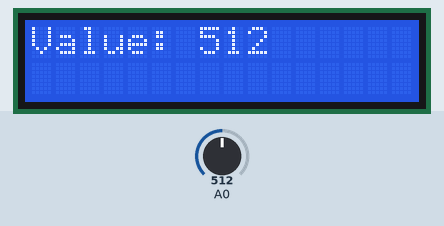
This sketch was run on a simulated Arduino Uno, built with avr-gcc and run on an emulated ATmega328P. On the bench: 16×2 character LCD. The inputs (shaded band) are chosen by the test bench; at power-on: A0 = 512.

Above: at 1.2 s.
1.3 s: A0 set to 716
At 2.3 s:
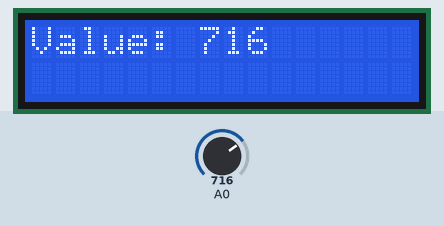
3.1 s: A0 set to 900
At 3.4 s:
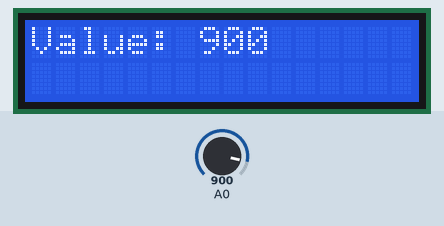
4.6 s: A0 set to 1023
At 5.7 s:
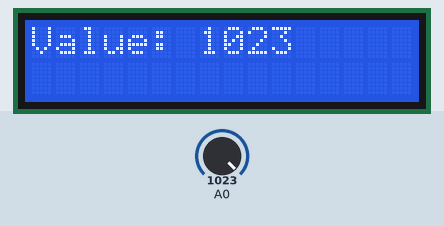
Timing chart, 0 to 7.6 s (numbered marks = the images above; inputs shaded):
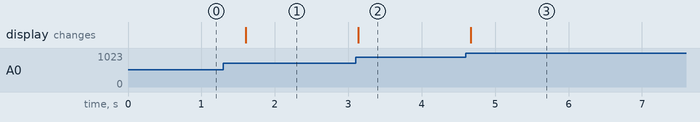

The sketch:

activity_2.ino
```cpp
#include <Wire.h>
#include <LiquidCrystal_I2C.h>

LiquidCrystal_I2C lcd(0x27, 16, 2);
void setup() {
  // put your setup code here, to run once:
  lcd.begin();
  lcd.backlight();
}

void loop() {
  // put your main code here, to run repeatedly:
  int data = analogRead(A0);

  lcd.setCursor(0, 0);
  lcd.print("Value: ");
  lcd.print(data);

  delay(500);
}
```

Measured:
- after the input at 1.3 s, the display: changes after 0.31 s (image 1)
- after the input at 3.1 s, the display: changes at once (image 2)
- after the input at 4.6 s, the display: changes after 0.07 s (image 3)
